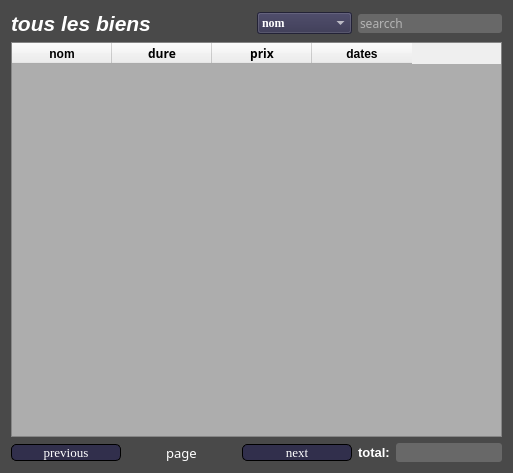
<?xml version="1.0" encoding="UTF-8"?>
<ui version="4.0">
 <class>Uaffichage</class>
 <widget class="QWidget" name="Uaffichage">
  <property name="geometry">
   <rect>
    <x>0</x>
    <y>0</y>
    <width>513</width>
    <height>473</height>
   </rect>
  </property>
  <property name="windowTitle">
   <string>Form</string>
  </property>
  <property name="styleSheet">
   <string notr="true">#Uaffichage{
background-color:#494949;
}

QLabel{
color:#fff
}

#comboBox_search{
background-color:#312f4c;
color:#fff

}
QLineEdit{
background-color:#686868;
color:#fff;
border:none;
border-radius:3px
}

QPushButton{
border:1px solid black;
border-radius:5px;
color:#fff;
background-color:#312f4c;

}
QPushButton:hover{
background-color:#686868
}</string>
  </property>
  <layout class="QVBoxLayout" name="verticalLayout_2">
   <item>
    <layout class="QVBoxLayout" name="verticalLayout">
     <item>
      <layout class="QHBoxLayout" name="horizontalLayout" stretch="5,2,3">
       <item>
        <widget class="QLabel" name="label_title">
         <property name="font">
          <font>
           <family>Arial</family>
           <pointsize>16</pointsize>
           <weight>75</weight>
           <italic>true</italic>
           <bold>true</bold>
          </font>
         </property>
         <property name="text">
          <string>tous les biens</string>
         </property>
        </widget>
       </item>
       <item>
        <widget class="QComboBox" name="comboBox_search">
         <property name="font">
          <font>
           <family>Times New Roman</family>
           <pointsize>9</pointsize>
           <weight>75</weight>
           <bold>true</bold>
          </font>
         </property>
         <item>
          <property name="text">
           <string>nom</string>
          </property>
         </item>
         <item>
          <property name="text">
           <string>dates</string>
          </property>
         </item>
        </widget>
       </item>
       <item>
        <widget class="QLineEdit" name="lineEdit_search">
         <property name="font">
          <font>
           <family>Trebuchet MS</family>
           <pointsize>9</pointsize>
          </font>
         </property>
         <property name="placeholderText">
          <string>searcch</string>
         </property>
        </widget>
       </item>
      </layout>
     </item>
     <item>
      <widget class="QTableWidget" name="tableWidget_data">
       <property name="styleSheet">
        <string notr="true">#tableWidget_data{
background-color:#adadad

}</string>
       </property>
       <property name="rowCount">
        <number>0</number>
       </property>
       <property name="columnCount">
        <number>4</number>
       </property>
       <attribute name="horizontalHeaderVisible">
        <bool>true</bool>
       </attribute>
       <attribute name="horizontalHeaderCascadingSectionResizes">
        <bool>true</bool>
       </attribute>
       <attribute name="horizontalHeaderShowSortIndicator" stdset="0">
        <bool>false</bool>
       </attribute>
       <attribute name="verticalHeaderVisible">
        <bool>false</bool>
       </attribute>
       <column>
        <property name="text">
         <string>nom</string>
        </property>
        <property name="font">
         <font>
          <family>Arial</family>
          <pointsize>9</pointsize>
          <weight>75</weight>
          <bold>true</bold>
         </font>
        </property>
       </column>
       <column>
        <property name="text">
         <string>dure</string>
        </property>
        <property name="font">
         <font>
          <family>Trebuchet MS</family>
          <pointsize>9</pointsize>
          <weight>75</weight>
          <bold>true</bold>
         </font>
        </property>
       </column>
       <column>
        <property name="text">
         <string>prix</string>
        </property>
        <property name="font">
         <font>
          <family>Trebuchet MS</family>
          <pointsize>9</pointsize>
          <weight>75</weight>
          <bold>true</bold>
         </font>
        </property>
       </column>
       <column>
        <property name="text">
         <string>dates</string>
        </property>
        <property name="font">
         <font>
          <family>Arial</family>
          <pointsize>9</pointsize>
          <weight>75</weight>
          <bold>true</bold>
         </font>
        </property>
       </column>
      </widget>
     </item>
     <item>
      <layout class="QHBoxLayout" name="horizontalLayout_4" stretch="3,0">
       <item>
        <layout class="QHBoxLayout" name="horizontalLayout_2">
         <item>
          <widget class="QPushButton" name="btn_previous">
           <property name="font">
            <font>
             <family>Times New Roman</family>
             <pointsize>10</pointsize>
            </font>
           </property>
           <property name="text">
            <string>previous</string>
           </property>
          </widget>
         </item>
         <item>
          <widget class="QLabel" name="label_page">
           <property name="font">
            <font>
             <family>Trebuchet MS</family>
             <pointsize>10</pointsize>
            </font>
           </property>
           <property name="text">
            <string>page</string>
           </property>
           <property name="alignment">
            <set>Qt::AlignCenter</set>
           </property>
          </widget>
         </item>
         <item>
          <widget class="QPushButton" name="btn_next">
           <property name="font">
            <font>
             <family>Times New Roman</family>
             <pointsize>10</pointsize>
            </font>
           </property>
           <property name="text">
            <string>next</string>
           </property>
          </widget>
         </item>
        </layout>
       </item>
       <item>
        <layout class="QHBoxLayout" name="horizontalLayout_3">
         <item>
          <widget class="QLabel" name="label_total">
           <property name="font">
            <font>
             <family>Arial</family>
             <pointsize>10</pointsize>
             <weight>75</weight>
             <bold>true</bold>
            </font>
           </property>
           <property name="text">
            <string>total:</string>
           </property>
          </widget>
         </item>
         <item>
          <widget class="QLineEdit" name="lineEdit_total">
           <property name="font">
            <font>
             <family>Trebuchet MS</family>
             <pointsize>9</pointsize>
            </font>
           </property>
          </widget>
         </item>
        </layout>
       </item>
      </layout>
     </item>
    </layout>
   </item>
  </layout>
 </widget>
 <resources/>
 <connections/>
</ui>
